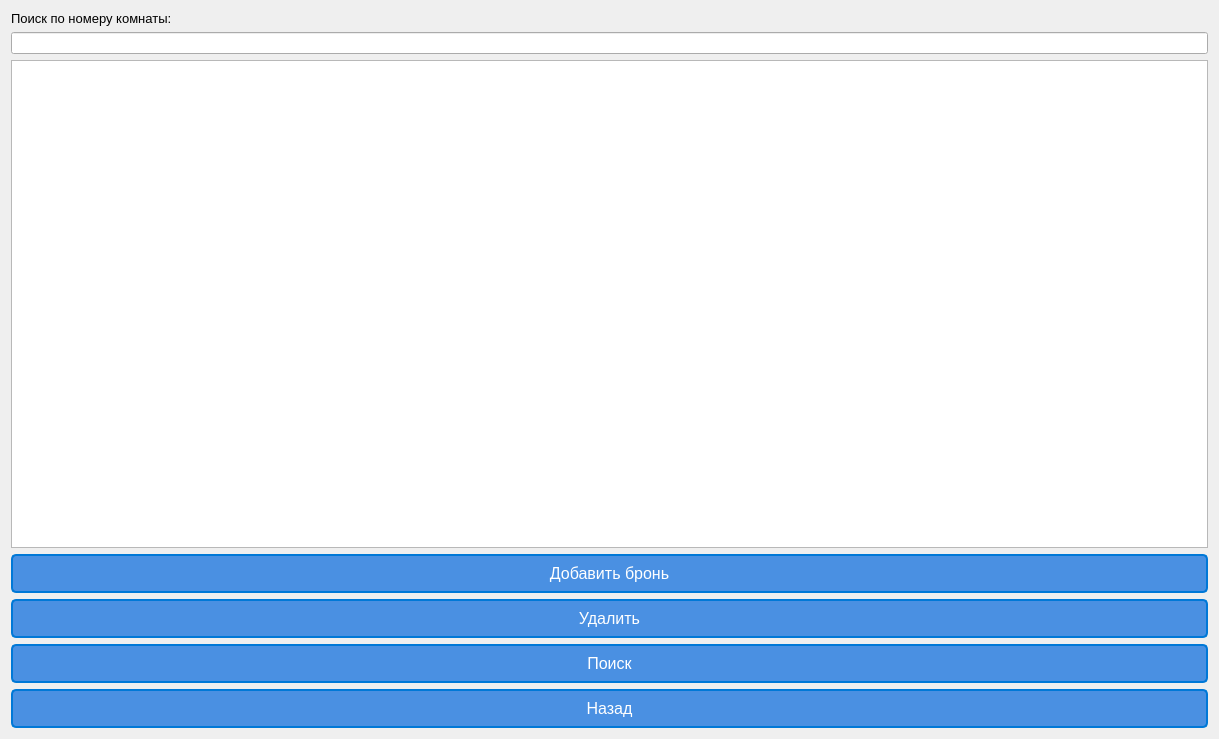
<?xml version="1.0" encoding="UTF-8"?>
<ui version="4.0">
 <class>InfoAboutPeople</class>
 <widget class="QDialog" name="InfoAboutPeople">
  <property name="geometry">
   <rect>
    <x>0</x>
    <y>0</y>
    <width>1219</width>
    <height>739</height>
   </rect>
  </property>
  <property name="windowTitle">
   <string>Dialog</string>
  </property>
  <layout class="QVBoxLayout" name="verticalLayout_4">
   <item>
    <layout class="QVBoxLayout" name="verticalLayout_2">
     <item>
      <widget class="QLabel" name="label">
       <property name="font">
        <font>
         <pointsize>10</pointsize>
        </font>
       </property>
       <property name="text">
        <string>Поиск по номеру комнаты:</string>
       </property>
      </widget>
     </item>
     <item>
      <widget class="QLineEdit" name="lineEdit"/>
     </item>
    </layout>
   </item>
   <item>
    <widget class="QTableView" name="tableView"/>
   </item>
   <item>
    <layout class="QVBoxLayout" name="verticalLayout_3">
     <item>
      <layout class="QVBoxLayout" name="verticalLayout">
       <item>
        <widget class="QPushButton" name="pushZ">
         <property name="styleSheet">
          <string notr="true">QPushButton {
    background-color: #4a90e2; /* Синий цвет */
    border-style: solid;
    border-color: #0078d7; /* Цвет рамки */
    border-width: 2px;
    border-radius: 5px; /* Закругленные углы */
    color: white; /* Цвет текста */
    font-size: 16px; /* Размер текста */
    padding: 8px 16px; /* Отступы внутри кнопки */
}

QPushButton:hover {
    background-color: #357ae8; /* Измененный цвет при наведении */
    border-color: #0056b3; /* Измененный цвет рамки при наведении */
}

QPushButton:pressed {
    background-color: #2f5bb7; /* Измененный цвет при нажатии */
    border-color: #002d5a; /* Измененный цвет рамки при нажатии */
}
</string>
         </property>
         <property name="text">
          <string>Добавить бронь</string>
         </property>
        </widget>
       </item>
       <item>
        <widget class="QPushButton" name="pushButton_2">
         <property name="styleSheet">
          <string notr="true">QPushButton {
    background-color: #4a90e2; /* Синий цвет */
    border-style: solid;
    border-color: #0078d7; /* Цвет рамки */
    border-width: 2px;
    border-radius: 5px; /* Закругленные углы */
    color: white; /* Цвет текста */
    font-size: 16px; /* Размер текста */
    padding: 8px 16px; /* Отступы внутри кнопки */
}

QPushButton:hover {
    background-color: #357ae8; /* Измененный цвет при наведении */
    border-color: #0056b3; /* Измененный цвет рамки при наведении */
}

QPushButton:pressed {
    background-color: #2f5bb7; /* Измененный цвет при нажатии */
    border-color: #002d5a; /* Измененный цвет рамки при нажатии */
}</string>
         </property>
         <property name="text">
          <string>Удалить</string>
         </property>
        </widget>
       </item>
       <item>
        <widget class="QPushButton" name="pushButton_3">
         <property name="styleSheet">
          <string notr="true">QPushButton {
    background-color: #4a90e2; /* Синий цвет */
    border-style: solid;
    border-color: #0078d7; /* Цвет рамки */
    border-width: 2px;
    border-radius: 5px; /* Закругленные углы */
    color: white; /* Цвет текста */
    font-size: 16px; /* Размер текста */
    padding: 8px 16px; /* Отступы внутри кнопки */
}

QPushButton:hover {
    background-color: #357ae8; /* Измененный цвет при наведении */
    border-color: #0056b3; /* Измененный цвет рамки при наведении */
}

QPushButton:pressed {
    background-color: #2f5bb7; /* Измененный цвет при нажатии */
    border-color: #002d5a; /* Измененный цвет рамки при нажатии */
}</string>
         </property>
         <property name="text">
          <string>Поиск</string>
         </property>
        </widget>
       </item>
       <item>
        <widget class="QPushButton" name="pushButton_4">
         <property name="styleSheet">
          <string notr="true">QPushButton {
    background-color: #4a90e2; /* Синий цвет */
    border-style: solid;
    border-color: #0078d7; /* Цвет рамки */
    border-width: 2px;
    border-radius: 5px; /* Закругленные углы */
    color: white; /* Цвет текста */
    font-size: 16px; /* Размер текста */
    padding: 8px 16px; /* Отступы внутри кнопки */
}

QPushButton:hover {
    background-color: #357ae8; /* Измененный цвет при наведении */
    border-color: #0056b3; /* Измененный цвет рамки при наведении */
}

QPushButton:pressed {
    background-color: #2f5bb7; /* Измененный цвет при нажатии */
    border-color: #002d5a; /* Измененный цвет рамки при нажатии */
}</string>
         </property>
         <property name="text">
          <string>Назад</string>
         </property>
        </widget>
       </item>
      </layout>
     </item>
    </layout>
   </item>
  </layout>
 </widget>
 <resources/>
 <connections/>
</ui>
